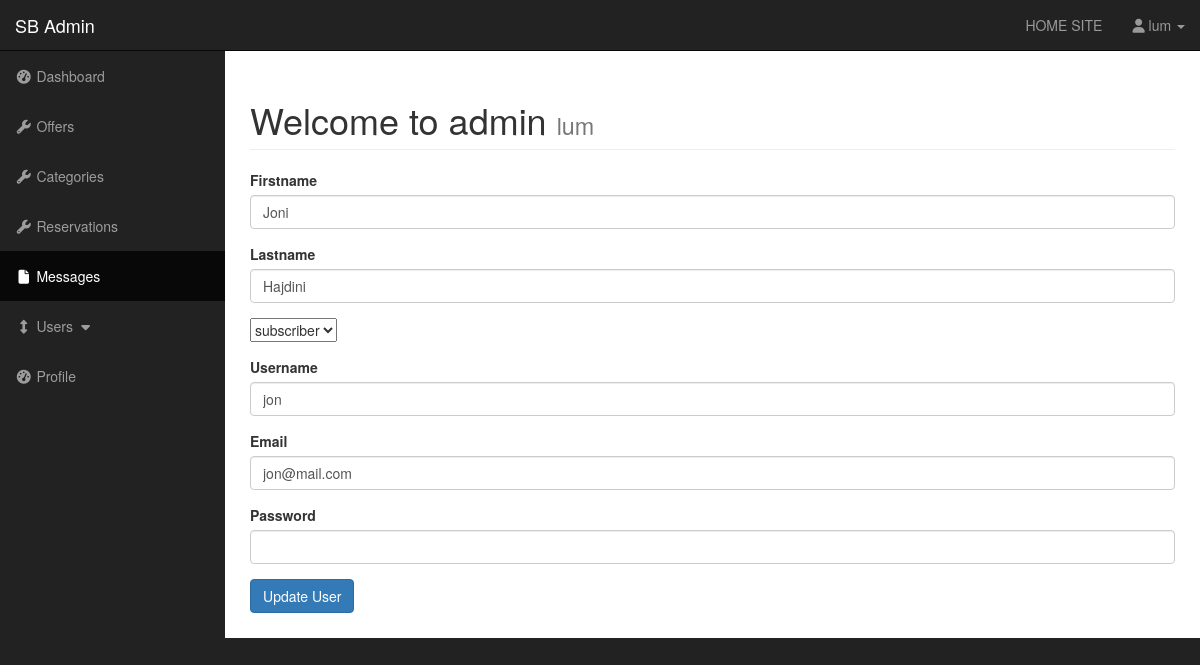
/html/admin/users.php?source=edit_user&edit_user=3 (signed in), run on the app's committed database.
### tables this page shows
CREATE TABLE `users` (
  `user_id` int(11) NOT NULL,
  `username` varchar(25) NOT NULL,
  `user_email` text NOT NULL,
  `password` text NOT NULL,
  `user_firstname` varchar(25) NOT NULL,
  `user_lastname` varchar(25) NOT NULL,
  `user_role` varchar(255) NOT NULL,
  `randSalt` varchar(255) NOT NULL DEFAULT '$2y$10$iusesomecrazystrings22'
);

### html/admin/functions.php (called while the page is built, shortened)
<?php
function escape($string) {
    global $connection;
    return mysqli_real_escape_string($connection, trim($string));
}
?>

### html/admin/includes/edit_user.php (the view, shortened to what this page needs)
<?php
    if(isset($_GET['edit_user'])){
        $the_user_id =  escape($_GET['edit_user']);
        $query = "SELECT * FROM users WHERE user_id = $the_user_id ";
        $select_users_query = mysqli_query($connection,$query);
        while($row = mysqli_fetch_assoc($select_users_query)) {
            $username       = $row['username'];
            $user_firstname = $row['user_firstname'];
            $user_lastname  = $row['user_lastname'];
            $user_email     = $row['user_email'];
            $user_role      = $row['user_role'];
        }
?>
 <?php
    } else {
            header("Location: index.php");
        }
?>
    <form action="" method="post" enctype="multipart/form-data">
      <div class="form-group">
         <label for="title">Firstname</label>
          <input type="text" value="<?php echo $user_firstname; ?>" class="form-control" name="user_firstname">
      </div>
       <div class="form-group">
         <label for="post_status">Lastname</label>
          <input type="text" value="<?php echo $user_lastname; ?>" class="form-control" name="user_lastname">
      </div>
        <div class="form-group">
            <select name="user_role" id="">
                <option value="<?php echo $user_role; ?>"><?php echo $user_role; ?></option>
            </select>
        </div>
        <div class="form-group">
            <label for="post_tags">Username</label>
            <input type="text" value="<?php echo $username; ?>" class="form-control" name="username">
        </div>
        <div class="form-group">
            <label for="post_content">Email</label>
            <input type="email" value="<?php echo $user_email; ?>" class="form-control" name="user_email">
        </div>
        <div class="form-group">
            <label for="post_content">Password</label>
            <input type="password" value="<?php  ?>" class="form-control" name="password">
        </div>
        <div class="form-group">
            <input class="btn btn-primary" type="submit" name="edit_user" value="Update User">
        </div>
    </form>

### html/admin/css/sb-admin.css (style rules this page uses)
body { margin-top: 100px; background-color: #222; }
@media (min-width:768px) { body { margin-top: 50px; } }

### data on the page
users: user_firstname "Joni", user_lastname "Hajdini", user_role "subscriber", username "jon", user_email "jon@mail.com"

### other printed values
$_SESSION['username'] "lum"
